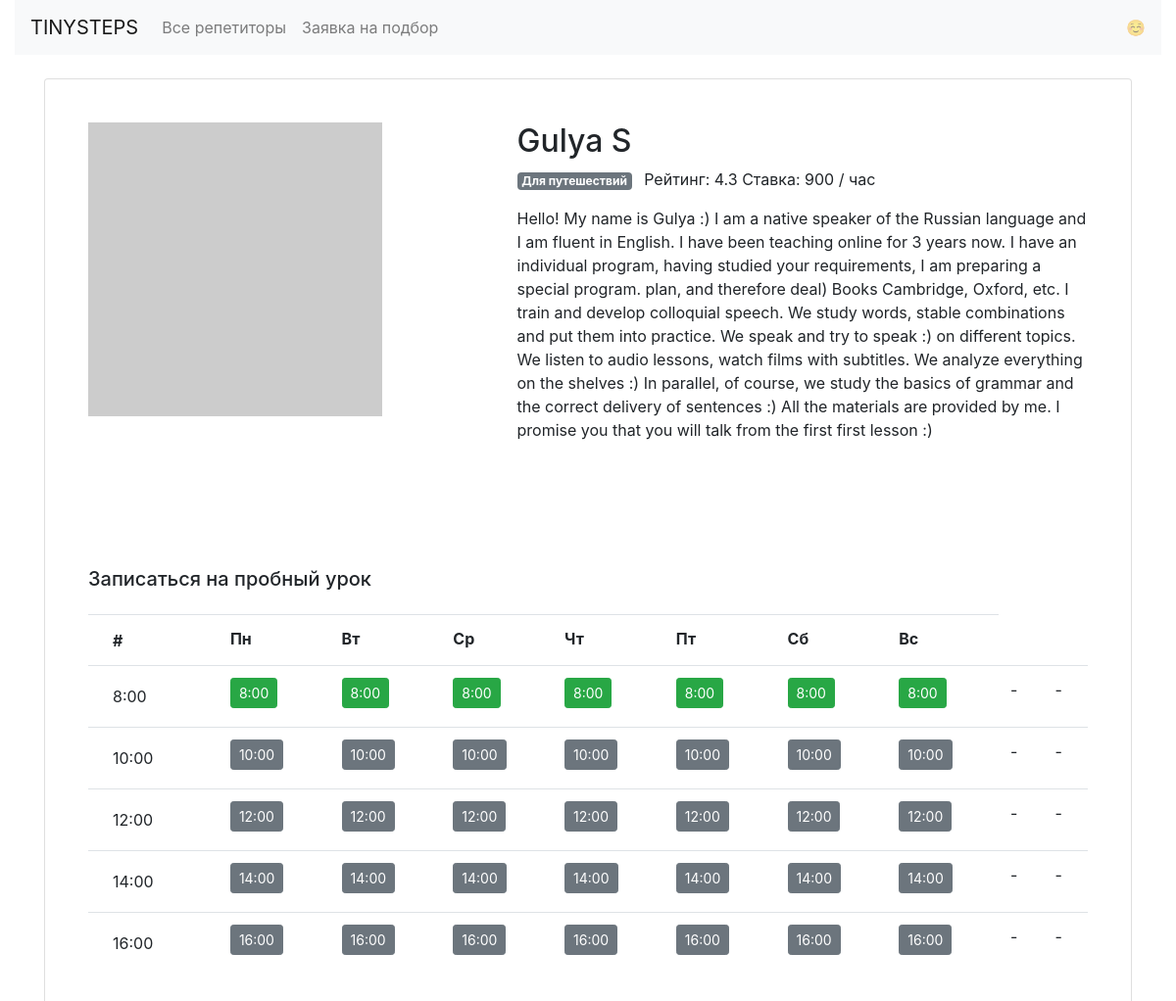
The page /profiles/3/ on the database its author committed.
### models.py (models this page shows, shortened)
class Teachers(db.Model):
    __tablename__ = 'teachers'
    id = db.Column(db.Integer, primary_key=True)
    name = db.Column(db.String(40), nullable=False)
    about = db.Column(db.Text, nullable=False)
    goals = db.Column(db.String(64), nullable=False)
    picture = db.Column(db.String(64), nullable=False)
    rating = db.Column(db.Float, nullable=False)
    price = db.Column(db.Integer, nullable=False)
    schedule = db.Column(db.Text, nullable=False)
    students = db.relationship('Bookings', backref='teacher', lazy='dynamic')

### app.py (the view)
@app.route('/profiles/<int:id>/')
def profiles(id):
    id_goals = []
    with app.app_context():
        db.create_all()
        teachers = db.session.query(Teachers).all()
    for key, value in study_goals["goals"].items():
        for goal in teachers[id].goals.split(' '):
            if goal == key:
                id_goals.append(value)
    teacher_schedule = json.loads(teachers[id].schedule)
    return render_template("profile.html", teacher = teachers[id], goal_values = id_goals,
     teacher_schedule = teacher_schedule['free'])

### app.py (called while the page is built)
@app.context_processor
def schedule():
    def _schedule(hour, day):
        bool_hour = []
        for key in day.keys():
            bool_hour.append({key: day[key][hour]})
        return bool_hour
    return dict(schedule=_schedule)

### templates/profile.html
{% extends 'base.html' %}
{% block body %}
  <main class="container mt-3">
    <div class="card my-4 mx-auto">
      <div class="card-body m-2 m-md-4">
        <div class="row">
          <div class="col-5"><img src="{{ teacher.picture }}" class="img-fluid" alt=""></div>
          <div class="col-7">
            <h1 class="h2">{{ teacher.name }}</h1>
            <p> {% for goal in goal_values %}
                    <span class="badge badge-secondary mr-2">{{ goal }}</span>
                {% endfor %}
                Рейтинг: {{ teacher.rating }} Ставка: {{ teacher.price }} / час</p>
            <p>{{ teacher.about }}
            <br> <br>
          </div>
        </div>
      </div>
      <div class="card-body m-2 m-md-4">
        <h2 class="h5 mb-4">Записаться на пробный урок</h2>
        <table class="table">
          <tr>
            <th><span class="btn font-weight-bold py-0">#</span></th>
            <th>Пн</th>
            <th>Вт</th>
            <th>Ср</th>
            <th>Чт</th>
            <th>Пт</th>
            <th>Сб</th>
            <th>Вс</th>
          </tr>
          {% set hours = ["8:00", "10:00", "12:00", "14:00", "16:00"] %}
          {% for hour in hours %}
          <tr>
            <td><span class="btn">{{ hour }}</span></td>
            {% for item in schedule(hour, teacher_schedule) %}
              {% for key, value in item.items() %}
            <td>
              {% if value == True %}
                {% set c="btn-success" %}
              {% else %}
                {% set c="btn-secondary" %}
              {% endif %}
              <a href="{{ url_for('booking', id=teacher.id, day=key, hour=hour)}}" class="btn btn-sm {{ c }}">{{ hour }}</a>
              </td>
              {% endfor %}
            {% endfor %}
            <td>-</td>
            <td>-</td>
          </tr>
          {% endfor %}
        </table>
      </div>
    </div>
  </main>
{% endblock %}

### rows shown on the page
Teachers: name "Gulya S", rating "4.3", price "900", about "Hello! My name is Gulya :) I am a native speaker of the Russian language and I am fluent in English. I have been teaching online for 3 years now. I have an individual program, having studied your requirements, I am preparing a special program. plan, and therefore deal) Books Cambridge, Oxford, etc. I train and develop colloquial speech. We study words, stable combinations and put them into practice. We speak and try to speak :) on different topics. We listen to audio lessons, watch films with subtitles. We analyze everything on the shelves :) In parallel, of course, we study the basics of grammar and the correct delivery of sentences :) All the materials are provided by me. I promise you…"

### other values the page prints
{{ goal }} "Для путешествий"
{{ hour }} "8:00" "10:00" "12:00" "14:00" "16:00"
{{ hour }} "8:00" "8:00" "8:00" "8:00" "8:00" "8:00" "8:00" "10:00" "10:00" "10:00" "10:00" "10:00" "10:00" "10:00" "12:00" "12:00" "12:00" "12:00" "12:00" "12:00" "12:00" "14:00" "14:00" "14:00" "14:00" "14:00" "14:00" "14:00" "16:00" "16:00" "16:00" "16:00" "16:00" "16:00" "16:00"
